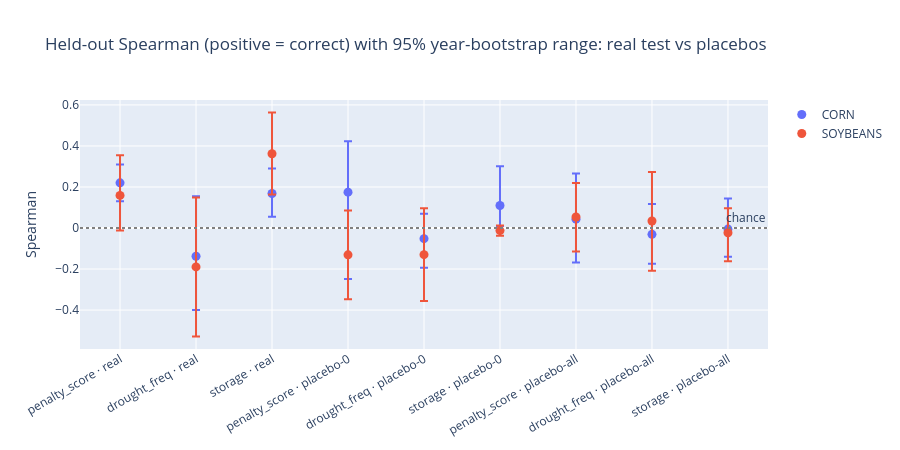

Write notebook code for a chart like this one.
### Code cell
fig = go.Figure()
short = {st.PLACEBO_ALL: "placebo-all", st.PLACEBO_ZERO: "placebo-0", st.REAL_TEST: "real"}
for crop in FOCUS_CROPS:
    v = step3[(step3["crop"] == crop) & (step3["metric"] == "spearman")].copy()
    v["x"] = v["score"] + " · " + v["test"].map(short)
    fig.add_trace(go.Scatter(x=v["x"], y=v["_mean"], mode="markers", name=crop, marker=dict(size=9),
                             error_y=dict(type="data", symmetric=False, array=v["_hi"] - v["_mean"], arrayminus=v["_mean"] - v["_lo"])))
fig.add_hline(y=0, line_dash="dot", line_color="grey", annotation_text="chance")
fig.update_layout(title="Held-out Spearman (positive = correct) with 95% year-bootstrap range: real test vs placebos",
                  yaxis_title="Spearman", height=450, xaxis_tickangle=-30)
fig.show()

### Figure 1 — Plotly figure (JSON) as saved in the notebook; plotly's stock layout.template omitted (floating-point values rounded to 4 significant figures)
{"data": [{"error_y": {"array": [0.08928, 0.2917, 0.1223, 0.2479, 0.1211, 0.1908, 0.2229, 0.1477, 0.1486], "arrayminus": [0.08928, 0.2617, 0.1136, 0.4236, 0.1416, 0.1003, 0.2115, 0.1435, 0.1346], "symmetric": false, "type": "data"}, "marker": {"size": 9}, "mode": "markers", "name": "CORN", "type": "scatter", "x": ["penalty_score · real", "drought_freq · real", "storage · real", "penalty_score · placebo-0", "drought_freq · placebo-0", "storage · placebo-0", "penalty_score · placebo-all", "drought_freq · placebo-all", "storage · placebo-all"], "y": [0.2201, -0.1375, 0.1682, 0.1749, -0.05181, 0.1097, 0.04301, -0.03081, -0.005277]}, {"error_y": {"array": [0.1961, 0.3388, 0.2013, 0.2165, 0.226, 0.02512, 0.1661, 0.2387, 0.119], "arrayminus": [0.1713, 0.3395, 0.1984, 0.2165, 0.226, 0.02512, 0.1676, 0.2429, 0.1392], "symmetric": false, "type": "data"}, "marker": {"size": 9}, "mode": "markers", "name": "SOYBEANS", "type": "scatter", "x": ["penalty_score · real", "drought_freq · real", "storage · real", "penalty_score · placebo-0", "drought_freq · placebo-0", "storage · placebo-0", "penalty_score · placebo-all", "drought_freq · placebo-all", "storage · placebo-all"], "y": [0.1588, -0.1896, 0.362, -0.131, -0.1298, -0.01258, 0.05359, 0.03416, -0.02294]}], "layout": {"annotations": [{"showarrow": false, "text": "chance", "x": 1, "xanchor": "right", "xref": "x domain", "y": 0, "yanchor": "bottom", "yref": "y"}], "height": 450, "shapes": [{"line": {"color": "grey", "dash": "dot"}, "type": "line", "x0": 0, "x1": 1, "xref": "x domain", "y0": 0, "y1": 0, "yref": "y"}], "title": {"text": "Held-out Spearman (positive = correct) with 95% year-bootstrap range: real test vs placebos"}, "xaxis": {"tickangle": -30}, "yaxis": {"title": {"text": "Spearman"}}}}
